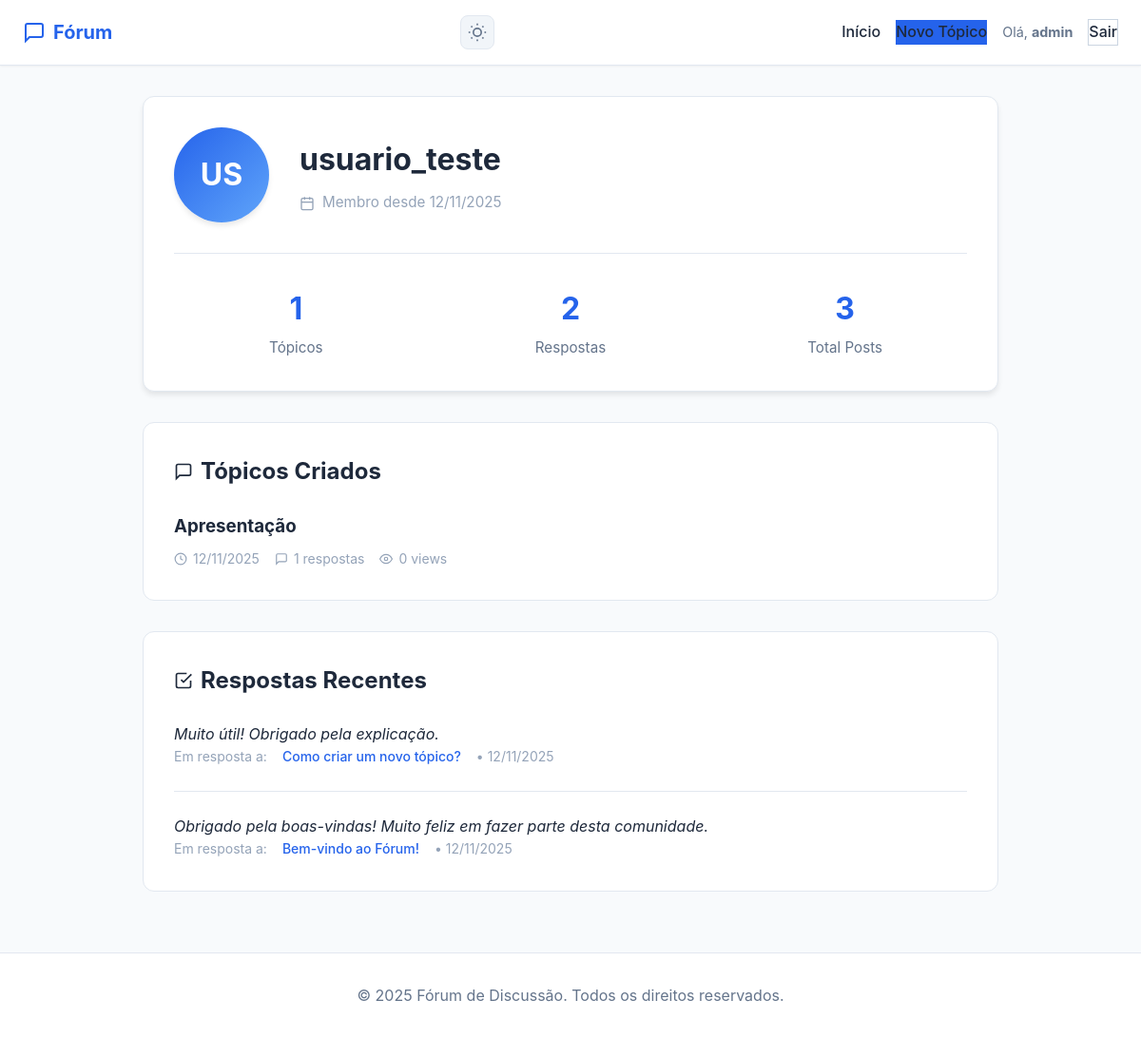
/usuario/perfil.php?id=2 (signed in), run on the app's committed database.
### tables this page shows
CREATE TABLE usuarios (
    id INT AUTO_INCREMENT PRIMARY KEY,
    nome_usuario VARCHAR(50) UNIQUE NOT NULL,
    email VARCHAR(100) UNIQUE NOT NULL,
    senha_hash VARCHAR(255) NOT NULL,
    data_cadastro DATETIME DEFAULT CURRENT_TIMESTAMP,
    INDEX idx_email (email),
    INDEX idx_nome_usuario (nome_usuario)
);

CREATE TABLE topicos (
    id INT AUTO_INCREMENT PRIMARY KEY,
    id_usuario INT NOT NULL,
    titulo VARCHAR(200) NOT NULL,
    conteudo TEXT NOT NULL,
    visualizacoes INT DEFAULT 0,
    data_criacao DATETIME DEFAULT CURRENT_TIMESTAMP,
    FOREIGN KEY (id_usuario) REFERENCES usuarios(id) ON DELETE CASCADE,
    INDEX idx_data_criacao (data_criacao DESC),
    INDEX idx_usuario (id_usuario)
);

CREATE TABLE respostas (
    id INT AUTO_INCREMENT PRIMARY KEY,
    id_topico INT NOT NULL,
    id_usuario INT NOT NULL,
    conteudo TEXT NOT NULL,
    data_criacao DATETIME DEFAULT CURRENT_TIMESTAMP,
    FOREIGN KEY (id_topico) REFERENCES topicos(id) ON DELETE CASCADE,
    FOREIGN KEY (id_usuario) REFERENCES usuarios(id) ON DELETE CASCADE,
    INDEX idx_topico (id_topico),
    INDEX idx_data_criacao (data_criacao)
);

### config.php (called while the page is built, shortened)
<?php
function limparInput($data) {
    $data = trim($data);
    $data = stripslashes($data);
    $data = htmlspecialchars($data, ENT_QUOTES, 'UTF-8');
    return $data;
}
?>

### usuario/perfil.php (the view, shortened to what this page needs)
<?php
require_once '../config.php';
$usuario_id = intval($_GET['id']);
$conn = conectarDB();
$stmt = $conn->prepare("SELECT id, nome_usuario, email, data_cadastro FROM usuarios WHERE id = ?");
$stmt->bind_param("i", $usuario_id);
$stmt->execute();
$resultado = $stmt->get_result();
$usuario = $resultado->fetch_assoc();
$stmt = $conn->prepare("SELECT COUNT(*) as total FROM topicos WHERE id_usuario = ?");
$stmt->bind_param("i", $usuario_id);
$stmt->execute();
$total_topicos = $stmt->get_result()->fetch_assoc()['total'];
$stmt = $conn->prepare("SELECT COUNT(*) as total FROM respostas WHERE id_usuario = ?");
$stmt->bind_param("i", $usuario_id);
$stmt->execute();
$total_respostas = $stmt->get_result()->fetch_assoc()['total'];
$stmt = $conn->prepare("SELECT t.id, t.titulo, t.data_criacao, t.visualizacoes,
                        (SELECT COUNT(*) FROM respostas WHERE id_topico = t.id) as total_respostas
                        FROM topicos t
                        WHERE t.id_usuario = ?
                        ORDER BY t.data_criacao DESC
                        LIMIT 5");
$stmt->bind_param("i", $usuario_id);
$stmt->execute();
$topicos_recentes = $stmt->get_result();
$stmt = $conn->prepare("SELECT r.id, r.conteudo, r.data_criacao, t.id as topico_id, t.titulo as topico_titulo
                        FROM respostas r
                        INNER JOIN topicos t ON r.id_topico = t.id
                        WHERE r.id_usuario = ?
                        ORDER BY r.data_criacao DESC
                        LIMIT 5");
$stmt->bind_param("i", $usuario_id);
$stmt->execute();
$respostas_recentes = $stmt->get_result();
function gerarIniciais($nome) {
    $palavras = explode(' ', $nome);
    return strtoupper(substr($nome, 0, 2));
}
include '../includes/header.php';
?>
<div class="perfil-container">
    <div class="perfil-card">
        <div class="perfil-header">
            <div class="avatar-large">
                <?php echo gerarIniciais($usuario['nome_usuario']); ?>
            </div>
            <div class="perfil-info">
                <h1><?php echo limparInput($usuario['nome_usuario']); ?></h1>
                <p class="membro-desde">
                    <svg width="16" height="16" viewBox="0 0 24 24" fill="none" stroke="currentColor" stroke-width="2">
                        <rect x="3" y="4" width="18" height="18" rx="2" ry="2"></rect>
                        <line x1="16" y1="2" x2="16" y2="6"></line>
                        <line x1="8" y1="2" x2="8" y2="6"></line>
                        <line x1="3" y1="10" x2="21" y2="10"></line>
                    </svg>
                    Membro desde <?php echo date('d/m/Y', strtotime($usuario['data_cadastro'])); ?>
                </p>
            </div>
        </div>
        <div class="perfil-stats">
            <div class="stat-item">
                <div class="stat-value"><?php echo $total_topicos; ?></div>
                <div class="stat-label">Tópicos</div>
            </div>
            <div class="stat-item">
                <div class="stat-value"><?php echo $total_respostas; ?></div>
                <div class="stat-label">Respostas</div>
            </div>
            <div class="stat-item">
                <div class="stat-value"><?php echo $total_topicos + $total_respostas; ?></div>
                <div class="stat-label">Total Posts</div>
            </div>
        </div>
    </div>
    <div class="atividades-section">
        <h2>
            <svg width="20" height="20" viewBox="0 0 24 24" fill="none" stroke="currentColor" stroke-width="2">
                <path d="M21 15a2 2 0 0 1-2 2H7l-4 4V5a2 2 0 0 1 2-2h14a2 2 0 0 1 2 2z"></path>
            </svg>
            Tópicos Criados
        </h2>
        <?php if ($topicos_recentes->num_rows > 0): ?>
            <div class="atividades-lista">
                <?php while ($topico = $topicos_recentes->fetch_assoc()): ?>
                    <div class="atividade-item">
                        <h3>
                            <a href="/forum/topicos/ver.php?id=<?php echo $topico['id']; ?>">
                                <?php echo limparInput($topico['titulo']); ?>
                            </a>
                        </h3>
                        <div class="atividade-meta">
                            <span>
                                <svg width="14" height="14" viewBox="0 0 24 24" fill="none" stroke="currentColor" stroke-width="2">
                                    <circle cx="12" cy="12" r="10"></circle>
                                    <polyline points="12 6 12 12 16 14"></polyline>
                                </svg>
                                <?php echo date('d/m/Y', strtotime($topico['data_criacao'])); ?>
                            </span>
                            <span>
                                <svg width="14" height="14" viewBox="0 0 24 24" fill="none" stroke="currentColor" stroke-width="2">
                                    <path d="M21 15a2 2 0 0 1-2 2H7l-4 4V5a2 2 0 0 1 2-2h14a2 2 0 0 1 2 2z"></path>
                                </svg>
                                <?php echo $topico['total_respostas']; ?> respostas
                            </span>
                            <span>
                                <svg width="14" height="14" viewBox="0 0 24 24" fill="none" stroke="currentColor" stroke-width="2">
                                    <path d="M1 12s4-8 11-8 11 8 11 8-4 8-11 8-11-8-11-8z"></path>
                                    <circle cx="12" cy="12" r="3"></circle>
                                </svg>
                                <?php echo $topico['visualizacoes']; ?> views
                            </span>
                        </div>
                    </div>
                <?php endwhile; ?>
            </div>
        <?php else: ?>
            <p class="sem-atividades">Nenhum tópico criado ainda.</p>
        <?php endif; ?>
    </div>
    <div class="atividades-section">
        <h2>
            <svg width="20" height="20" viewBox="0 0 24 24" fill="none" stroke="currentColor" stroke-width="2">
                <polyline points="9 11 12 14 22 4"></polyline>
                <path d="M21 12v7a2 2 0 0 1-2 2H5a2 2 0 0 1-2-2V5a2 2 0 0 1 2-2h11"></path>
            </svg>
            Respostas Recentes
        </h2>
        <?php if ($respostas_recentes->num_rows > 0): ?>
            <div class="atividades-lista">
                <?php while ($resposta = $respostas_recentes->fetch_assoc()): ?>
                    <div class="atividade-item">
                        <p class="resposta-preview">
                            <?php
                            $preview = limparInput($resposta['conteudo']);
                            echo strlen($preview) > 100 ? substr($preview, 0, 100) . '...' : $preview;
                            ?>
                        </p>
                        <div class="atividade-meta">
                            <span>Em resposta a:</span>
                            <a href="/forum/topicos/ver.php?id=<?php echo $resposta['topico_id']; ?>">
                                <?php echo limparInput($resposta['topico_titulo']); ?>
                            </a>
                            <span class="data-resposta">
                                • <?php echo date('d/m/Y', strtotime($resposta['data_criacao'])); ?>
                            </span>
                        </div>
                    </div>
                <?php endwhile; ?>
            </div>
        <?php else: ?>
            <p class="sem-atividades">Nenhuma resposta ainda.</p>
        <?php endif; ?>
    </div>
</div>
<?php
include '../includes/footer.php';
?>

### assets/css/style.css (style rules this page uses)
* { margin: 0; padding: 0; box-sizing: border-box; }
:root { --primary: #2563eb; --primary-hover: #1d4ed8; --secondary: #64748b; --success: #10b981; --danger: #ef4444; --warning: #f59e0b; --info: #3b82f6; --bg-main: #f8fafc; --bg-card: #ffffff; --bg-hover: #f1f5f9; --text-primary: #1e293b; --text-secondary: #64748b; --text-light: #94a3b8; --border: #e2e8f0; --border-dark: #cbd5e1; --shadow-sm: 0 1px 2px 0 rgba(0, 0, 0, 0.05); --shadow-md: 0 4px 6px -1px rgba(0, 0, 0, 0.1); --shadow-lg: 0 10px 15px -3px rgba(0, 0, 0, 0.1); --radius-sm: 6px; --radius-md: 8px; --radius-lg: 12px; }
body { font-family: -apple-system, BlinkMacSystemFont, 'Segoe UI', Roboto, 'Helvetica Neue', Arial, sans-serif; background: var(--bg-main); color: var(--text-primary); line-height: 1.6; min-height: 100vh; display: flex; flex-direction: column; transition: background 0.3s, color 0.3s; }
.resposta-preview { font-style: italic; }
.perfil-container { max-width: 900px; margin: 0 auto; }
.perfil-card { background: var(--bg-card); border: 1px solid var(--border); border-radius: var(--radius-lg); padding: 2rem; margin-bottom: 2rem; box-shadow: var(--shadow-md); }
.perfil-header { display: flex; gap: 2rem; align-items: center; margin-bottom: 2rem; padding-bottom: 2rem; border-bottom: 1px solid var(--border); }
.avatar-large { width: 100px; height: 100px; background: linear-gradient(135deg, var(--primary), #60a5fa); border-radius: 50%; display: flex; align-items: center; justify-content: center; color: white; font-size: 2rem; font-weight: 700; box-shadow: var(--shadow-md); }
.perfil-info h1 { margin-bottom: 0.5rem; color: var(--text-primary); }
.membro-desde { display: flex; align-items: center; gap: 0.5rem; color: var(--text-light); font-size: 0.95rem; }
.perfil-stats { display: grid; grid-template-columns: repeat(3, 1fr); gap: 2rem; }
.stat-item { text-align: center; }
.stat-value { font-size: 2rem; font-weight: 700; color: var(--primary); margin-bottom: 0.25rem; }
.stat-label { color: var(--text-secondary); font-size: 0.95rem; }
.atividades-section { background: var(--bg-card); border: 1px solid var(--border); border-radius: var(--radius-lg); padding: 2rem; margin-bottom: 2rem; }
.atividades-section h2 { display: flex; align-items: center; gap: 0.5rem; margin-bottom: 1.5rem; color: var(--text-primary); }
.atividades-lista { display: flex; flex-direction: column; gap: 1.5rem; }
.atividade-item { padding-bottom: 1.5rem; border-bottom: 1px solid var(--border); }
.atividade-item:last-child { padding-bottom: 0; border-bottom: none; }
.atividade-item h3 { margin-bottom: 0.5rem; }
.atividade-item h3 a { color: var(--text-primary); text-decoration: none; transition: color 0.2s; }
.atividade-meta { display: flex; flex-wrap: wrap; gap: 1rem; align-items: center; font-size: 0.875rem; color: var(--text-light); }
.atividade-meta span { display: flex; align-items: center; gap: 0.375rem; }
.atividade-meta a { color: var(--primary); text-decoration: none; font-weight: 500; }
.data-resposta { color: var(--text-light); }

### data on the page
usuarios: nome_usuario "US", nome_usuario "usuario_teste", data_cadastro "12/11/2025"
topicos: titulo "Apresentação", data_criacao "12/11/2025", total_respostas "1", visualizacoes "0"
respostas: conteudo "Muito útil! Obrigado pela explicação.", id_topico.titulo "Como criar um novo tópico?", data_criacao "12/11/2025"
respostas: conteudo "Obrigado pela boas-vindas! Muito feliz em fazer parte desta comunidade.", id_topico.titulo "Bem-vindo ao Fórum!", data_criacao "12/11/2025"

### other printed values
limparInput(obterNomeUsuario()) "admin"
$total_topicos "1"
$total_respostas "2"
$total_topicos + $total_respostas "3"
